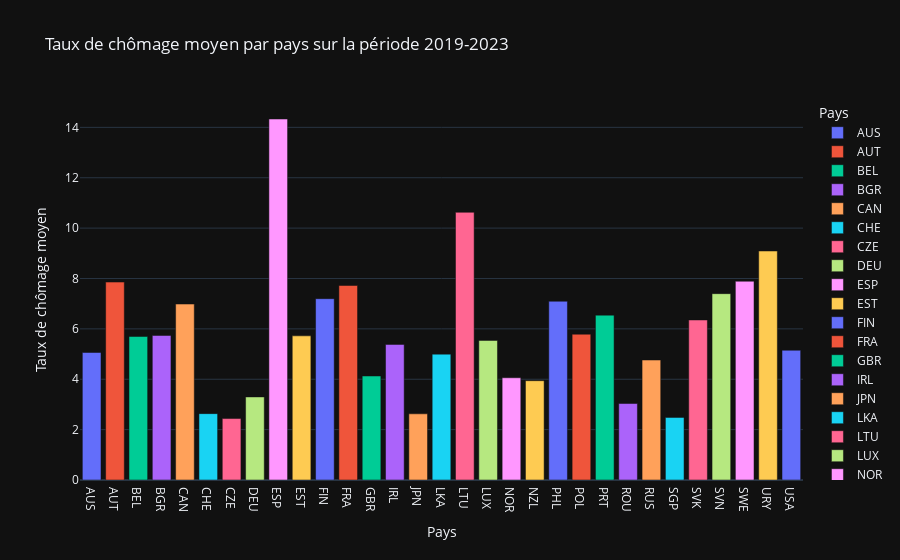

The notebook cell saved with this chart:
### Markdown cell above
## <span style="color:green">I.1. Diagramme à batons du taux de chomage moyen </span><br><br>

### Code cell
# Assurez-vous que votre colonne 'COUNTRY' est de type catégorie
unemployment_mean['COUNTRY'] = unemployment_mean['COUNTRY'].astype('category')

# Créez un graphique interactif avec Plotly Express
fig = d.px.bar(unemployment_mean, x='COUNTRY', y='Unemployment_rate', color='COUNTRY',
             labels={'COUNTRY': 'Pays', 'Unemployment_rate': 'Taux de chômage moyen'},
             title='Taux de chômage moyen par pays sur la période 2019-2023',
             template='plotly_dark')

# Affichez le graphique interactif
fig.show()

### Figure 1 — Plotly figure (JSON) as saved in the notebook; plotly's stock layout.template omitted (floating-point values rounded to 4 significant figures)
{"data": [{"alignmentgroup": "True", "hovertemplate": "Pays=%{x}<br>Taux de chômage moyen=%{y}<extra></extra>", "legendgroup": "AUS", "marker": {"color": "#636efa", "pattern": {"shape": ""}}, "name": "AUS", "offsetgroup": "AUS", "orientation": "v", "showlegend": true, "textposition": "auto", "type": "bar", "x": ["AUS"], "xaxis": "x", "y": [5.063], "yaxis": "y"}, {"alignmentgroup": "True", "hovertemplate": "Pays=%{x}<br>Taux de chômage moyen=%{y}<extra></extra>", "legendgroup": "AUT", "marker": {"color": "#EF553B", "pattern": {"shape": ""}}, "name": "AUT", "offsetgroup": "AUT", "orientation": "v", "showlegend": true, "textposition": "auto", "type": "bar", "x": ["AUT"], "xaxis": "x", "y": [7.858], "yaxis": "y"}, {"alignmentgroup": "True", "hovertemplate": "Pays=%{x}<br>Taux de chômage moyen=%{y}<extra></extra>", "legendgroup": "BEL", "marker": {"color": "#00cc96", "pattern": {"shape": ""}}, "name": "BEL", "offsetgroup": "BEL", "orientation": "v", "showlegend": true, "textposition": "auto", "type": "bar", "x": ["BEL"], "xaxis": "x", "y": [5.699], "yaxis": "y"}, {"alignmentgroup": "True", "hovertemplate": "Pays=%{x}<br>Taux de chômage moyen=%{y}<extra></extra>", "legendgroup": "BGR", "marker": {"color": "#ab63fa", "pattern": {"shape": ""}}, "name": "BGR", "offsetgroup": "BGR", "orientation": "v", "showlegend": true, "textposition": "auto", "type": "bar", "x": ["BGR"], "xaxis": "x", "y": [5.739], "yaxis": "y"}, {"alignmentgroup": "True", "hovertemplate": "Pays=%{x}<br>Taux de chômage moyen=%{y}<extra></extra>", "legendgroup": "CAN", "marker": {"color": "#FFA15A", "pattern": {"shape": ""}}, "name": "CAN", "offsetgroup": "CAN", "orientation": "v", "showlegend": true, "textposition": "auto", "type": "bar", "x": ["CAN"], "xaxis": "x", "y": [6.985], "yaxis": "y"}, {"alignmentgroup": "True", "hovertemplate": "Pays=%{x}<br>Taux de chômage moyen=%{y}<extra></extra>", "legendgroup": "CHE", "marker": {"color": "#19d3f3", "pattern": {"shape": ""}}, "name": "CHE", "offsetgroup": "CHE", "orientation": "v", "showlegend": true, "textposition": "auto", "type": "bar", "x": ["CHE"], "xaxis": "x", "y": [2.635], "yaxis": "y"}, {"alignmentgroup": "True", "hovertemplate": "Pays=%{x}<br>Taux de chômage moyen=%{y}<extra></extra>", "legendgroup": "CZE", "marker": {"color": "#FF6692", "pattern": {"shape": ""}}, "name": "CZE", "offsetgroup": "CZE", "orientation": "v", "showlegend": true, "textposition": "auto", "type": "bar", "x": ["CZE"], "xaxis": "x", "y": [2.439], "yaxis": "y"}, {"alignmentgroup": "True", "hovertemplate": "Pays=%{x}<br>Taux de chômage moyen=%{y}<extra></extra>", "legendgroup": "DEU", "marker": {"color": "#B6E880", "pattern": {"shape": ""}}, "name": "DEU", "offsetgroup": "DEU", "orientation": "v", "showlegend": true, "textposition": "auto", "type": "bar", "x": ["DEU"], "xaxis": "x", "y": [3.299], "yaxis": "y"}, {"alignmentgroup": "True", "hovertemplate": "Pays=%{x}<br>Taux de chômage moyen=%{y}<extra></extra>", "legendgroup": "ESP", "marker": {"color": "#FF97FF", "pattern": {"shape": ""}}, "name": "ESP", "offsetgroup": "ESP", "orientation": "v", "showlegend": true, "textposition": "auto", "type": "bar", "x": ["ESP"], "xaxis": "x", "y": [14.33], "yaxis": "y"}, {"alignmentgroup": "True", "hovertemplate": "Pays=%{x}<br>Taux de chômage moyen=%{y}<extra></extra>", "legendgroup": "EST", "marker": {"color": "#FECB52", "pattern": {"shape": ""}}, "name": "EST", "offsetgroup": "EST", "orientation": "v", "showlegend": true, "textposition": "auto", "type": "bar", "x": ["EST"], "xaxis": "x", "y": [5.724], "yaxis": "y"}, {"alignmentgroup": "True", "hovertemplate": "Pays=%{x}<br>Taux de chômage moyen=%{y}<extra></extra>", "legendgroup": "FIN", "marker": {"color": "#636efa", "pattern": {"shape": ""}}, "name": "FIN", "offsetgroup": "FIN", "orientation": "v", "showlegend": true, "textposition": "auto", "type": "bar", "x": ["FIN"], "xaxis": "x", "y": [7.198], "yaxis": "y"}, {"alignmentgroup": "True", "hovertemplate": "Pays=%{x}<br>Taux de chômage moyen=%{y}<extra></extra>", "legendgroup": "FRA", "marker": {"color": "#EF553B", "pattern": {"shape": ""}}, "name": "FRA", "offsetgroup": "FRA", "orientation": "v", "showlegend": true, "textposition": "auto", "type": "bar", "x": ["FRA"], "xaxis": "x", "y": [7.723], "yaxis": "y"}, {"alignmentgroup": "True", "hovertemplate": "Pays=%{x}<br>Taux de chômage moyen=%{y}<extra></extra>", "legendgroup": "GBR", "marker": {"color": "#00cc96", "pattern": {"shape": ""}}, "name": "GBR", "offsetgroup": "GBR", "orientation": "v", "showlegend": true, "textposition": "auto", "type": "bar", "x": ["GBR"], "xaxis": "x", "y": [4.128], "yaxis": "y"}, {"alignmentgroup": "True", "hovertemplate": "Pays=%{x}<br>Taux de chômage moyen=%{y}<extra></extra>", "legendgroup": "IRL", "marker": {"color": "#ab63fa", "pattern": {"shape": ""}}, "name": "IRL", "offsetgroup": "IRL", "orientation": "v", "showlegend": true, "textposition": "auto", "type": "bar", "x": ["IRL"], "xaxis": "x", "y": [5.383], "yaxis": "y"}, {"alignmentgroup": "True", "hovertemplate": "Pays=%{x}<br>Taux de chômage moyen=%{y}<extra></extra>", "legendgroup": "JPN", "marker": {"color": "#FFA15A", "pattern": {"shape": ""}}, "name": "JPN", "offsetgroup": "JPN", "orientation": "v", "showlegend": true, "textposition": "auto", "type": "bar", "x": ["JPN"], "xaxis": "x", "y": [2.627], "yaxis": "y"}, {"alignmentgroup": "True", "hovertemplate": "Pays=%{x}<br>Taux de chômage moyen=%{y}<extra></extra>", "legendgroup": "LKA", "marker": {"color": "#19d3f3", "pattern": {"shape": ""}}, "name": "LKA", "offsetgroup": "LKA", "orientation": "v", "showlegend": true, "textposition": "auto", "type": "bar", "x": ["LKA"], "xaxis": "x", "y": [4.997], "yaxis": "y"}, {"alignmentgroup": "True", "hovertemplate": "Pays=%{x}<br>Taux de chômage moyen=%{y}<extra></extra>", "legendgroup": "LTU", "marker": {"color": "#FF6692", "pattern": {"shape": ""}}, "name": "LTU", "offsetgroup": "LTU", "orientation": "v", "showlegend": true, "textposition": "auto", "type": "bar", "x": ["LTU"], "xaxis": "x", "y": [10.63], "yaxis": "y"}, {"alignmentgroup": "True", "hovertemplate": "Pays=%{x}<br>Taux de chômage moyen=%{y}<extra></extra>", "legendgroup": "LUX", "marker": {"color": "#B6E880", "pattern": {"shape": ""}}, "name": "LUX", "offsetgroup": "LUX", "orientation": "v", "showlegend": true, "textposition": "auto", "type": "bar", "x": ["LUX"], "xaxis": "x", "y": [5.542], "yaxis": "y"}, {"alignmentgroup": "True", "hovertemplate": "Pays=%{x}<br>Taux de chômage moyen=%{y}<extra></extra>", "legendgroup": "NOR", "marker": {"color": "#FF97FF", "pattern": {"shape": ""}}, "name": "NOR", "offsetgroup": "NOR", "orientation": "v", "showlegend": true, "textposition": "auto", "type": "bar", "x": ["NOR"], "xaxis": "x", "y": [4.059], "yaxis": "y"}, {"alignmentgroup": "True", "hovertemplate": "Pays=%{x}<br>Taux de chômage moyen=%{y}<extra></extra>", "legendgroup": "NZL", "marker": {"color": "#FECB52", "pattern": {"shape": ""}}, "name": "NZL", "offsetgroup": "NZL", "orientation": "v", "showlegend": true, "textposition": "auto", "type": "bar", "x": ["NZL"], "xaxis": "x", "y": [3.943], "yaxis": "y"}, {"alignmentgroup": "True", "hovertemplate": "Pays=%{x}<br>Taux de chômage moyen=%{y}<extra></extra>", "legendgroup": "PHL", "marker": {"color": "#636efa", "pattern": {"shape": ""}}, "name": "PHL", "offsetgroup": "PHL", "orientation": "v", "showlegend": true, "textposition": "auto", "type": "bar", "x": ["PHL"], "xaxis": "x", "y": [7.096], "yaxis": "y"}, {"alignmentgroup": "True", "hovertemplate": "Pays=%{x}<br>Taux de chômage moyen=%{y}<extra></extra>", "legendgroup": "POL", "marker": {"color": "#EF553B", "pattern": {"shape": ""}}, "name": "POL", "offsetgroup": "POL", "orientation": "v", "showlegend": true, "textposition": "auto", "type": "bar", "x": ["POL"], "xaxis": "x", "y": [5.788], "yaxis": "y"}, {"alignmentgroup": "True", "hovertemplate": "Pays=%{x}<br>Taux de chômage moyen=%{y}<extra></extra>", "legendgroup": "PRT", "marker": {"color": "#00cc96", "pattern": {"shape": ""}}, "name": "PRT", "offsetgroup": "PRT", "orientation": "v", "showlegend": true, "textposition": "auto", "type": "bar", "x": ["PRT"], "xaxis": "x", "y": [6.544], "yaxis": "y"}, {"alignmentgroup": "True", "hovertemplate": "Pays=%{x}<br>Taux de chômage moyen=%{y}<extra></extra>", "legendgroup": "ROU", "marker": {"color": "#ab63fa", "pattern": {"shape": ""}}, "name": "ROU", "offsetgroup": "ROU", "orientation": "v", "showlegend": true, "textposition": "auto", "type": "bar", "x": ["ROU"], "xaxis": "x", "y": [3.036], "yaxis": "y"}, {"alignmentgroup": "True", "hovertemplate": "Pays=%{x}<br>Taux de chômage moyen=%{y}<extra></extra>", "legendgroup": "RUS", "marker": {"color": "#FFA15A", "pattern": {"shape": ""}}, "name": "RUS", "offsetgroup": "RUS", "orientation": "v", "showlegend": true, "textposition": "auto", "type": "bar", "x": ["RUS"], "xaxis": "x", "y": [4.763], "yaxis": "y"}, {"alignmentgroup": "True", "hovertemplate": "Pays=%{x}<br>Taux de chômage moyen=%{y}<extra></extra>", "legendgroup": "SGP", "marker": {"color": "#19d3f3", "pattern": {"shape": ""}}, "name": "SGP", "offsetgroup": "SGP", "orientation": "v", "showlegend": true, "textposition": "auto", "type": "bar", "x": ["SGP"], "xaxis": "x", "y": [2.485], "yaxis": "y"}, {"alignmentgroup": "True", "hovertemplate": "Pays=%{x}<br>Taux de chômage moyen=%{y}<extra></extra>", "legendgroup": "SVK", "marker": {"color": "#FF6692", "pattern": {"shape": ""}}, "name": "SVK", "offsetgroup": "SVK", "orientation": "v", "showlegend": true, "textposition": "auto", "type": "bar", "x": ["SVK"], "xaxis": "x", "y": [6.353], "yaxis": "y"}, {"alignmentgroup": "True", "hovertemplate": "Pays=%{x}<br>Taux de chômage moyen=%{y}<extra></extra>", "legendgroup": "SVN", "marker": {"color": "#B6E880", "pattern": {"shape": ""}}, "name": "SVN", "offsetgroup": "SVN", "orientation": "v", "showlegend": true, "textposition": "auto", "type": "bar", "x": ["SVN"], "xaxis": "x", "y": [7.398], "yaxis": "y"}, {"alignmentgroup": "True", "hovertemplate": "Pays=%{x}<br>Taux de chômage moyen=%{y}<extra></extra>", "legendgroup": "SWE", "marker": {"color": "#FF97FF", "pattern": {"shape": ""}}, "name": "SWE", "offsetgroup": "SWE", "orientation": "v", "showlegend": true, "textposition": "auto", "type": "bar", "x": ["SWE"], "xaxis": "x", "y": [7.892], "yaxis": "y"}, {"alignmentgroup": "True", "hovertemplate": "Pays=%{x}<br>Taux de chômage moyen=%{y}<extra></extra>", "legendgroup": "URY", "marker": {"color": "#FECB52", "pattern": {"shape": ""}}, "name": "URY", "offsetgroup": "URY", "orientation": "v", "showlegend": true, "textposition": "auto", "type": "bar", "x": ["URY"], "xaxis": "x", "y": [9.092], "yaxis": "y"}, {"alignmentgroup": "True", "hovertemplate": "Pays=%{x}<br>Taux de chômage moyen=%{y}<extra></extra>", "legendgroup": "USA", "marker": {"color": "#636efa", "pattern": {"shape": ""}}, "name": "USA", "offsetgroup": "USA", "orientation": "v", "showlegend": true, "textposition": "auto", "type": "bar", "x": ["USA"], "xaxis": "x", "y": [5.152], "yaxis": "y"}], "layout": {"barmode": "relative", "legend": {"title": {"text": "Pays"}, "tracegroupgap": 0}, "title": {"text": "Taux de chômage moyen par pays sur la période 2019-2023"}, "xaxis": {"anchor": "y", "categoryarray": ["AUS", "AUT", "BEL", "BGR", "CAN", "CHE", "CZE", "DEU", "ESP", "EST", "FIN", "FRA", "GBR", "IRL", "JPN", "LKA", "LTU", "LUX", "NOR", "NZL", "PHL", "POL", "PRT", "ROU", "RUS", "SGP", "SVK", "SVN", "SWE", "URY", "USA"], "categoryorder": "array", "domain": [0, 1], "title": {"text": "Pays"}}, "yaxis": {"anchor": "x", "domain": [0, 1], "title": {"text": "Taux de chômage moyen"}}}}
